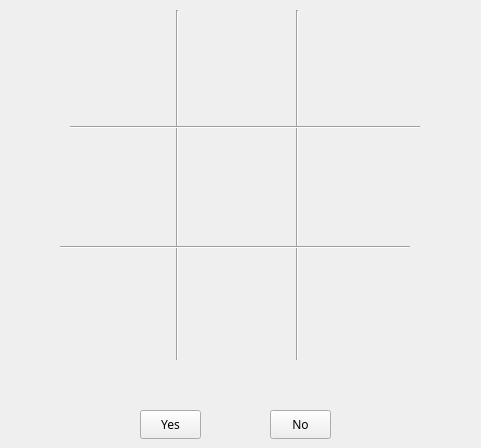
<?xml version="1.0" encoding="UTF-8"?>
<ui version="4.0">
 <class>XO</class>
 <widget class="QWidget" name="XO">
  <property name="geometry">
   <rect>
    <x>0</x>
    <y>0</y>
    <width>481</width>
    <height>448</height>
   </rect>
  </property>
  <property name="font">
   <font>
    <family>Bahnschrift</family>
   </font>
  </property>
  <property name="windowTitle">
   <string>Tic Tac Toe  - Player vs. Player</string>
  </property>
  <widget class="QPushButton" name="button7">
   <property name="geometry">
    <rect>
     <x>70</x>
     <y>260</y>
     <width>90</width>
     <height>90</height>
    </rect>
   </property>
   <property name="font">
    <font>
     <family>Bahnschrift</family>
     <pointsize>36</pointsize>
    </font>
   </property>
   <property name="cursor">
    <cursorShape>PointingHandCursor</cursorShape>
   </property>
   <property name="text">
    <string/>
   </property>
   <property name="checkable">
    <bool>false</bool>
   </property>
   <property name="autoDefault">
    <bool>false</bool>
   </property>
   <property name="default">
    <bool>false</bool>
   </property>
   <property name="flat">
    <bool>true</bool>
   </property>
  </widget>
  <widget class="QPushButton" name="button8">
   <property name="geometry">
    <rect>
     <x>193</x>
     <y>260</y>
     <width>90</width>
     <height>90</height>
    </rect>
   </property>
   <property name="font">
    <font>
     <family>Bahnschrift</family>
     <pointsize>36</pointsize>
    </font>
   </property>
   <property name="cursor">
    <cursorShape>PointingHandCursor</cursorShape>
   </property>
   <property name="text">
    <string/>
   </property>
   <property name="checkable">
    <bool>false</bool>
   </property>
   <property name="autoDefault">
    <bool>false</bool>
   </property>
   <property name="default">
    <bool>false</bool>
   </property>
   <property name="flat">
    <bool>true</bool>
   </property>
  </widget>
  <widget class="QPushButton" name="button9">
   <property name="geometry">
    <rect>
     <x>310</x>
     <y>260</y>
     <width>90</width>
     <height>90</height>
    </rect>
   </property>
   <property name="font">
    <font>
     <family>Bahnschrift</family>
     <pointsize>36</pointsize>
    </font>
   </property>
   <property name="cursor">
    <cursorShape>PointingHandCursor</cursorShape>
   </property>
   <property name="text">
    <string/>
   </property>
   <property name="checkable">
    <bool>false</bool>
   </property>
   <property name="autoDefault">
    <bool>false</bool>
   </property>
   <property name="default">
    <bool>false</bool>
   </property>
   <property name="flat">
    <bool>true</bool>
   </property>
  </widget>
  <widget class="QPushButton" name="button6">
   <property name="geometry">
    <rect>
     <x>310</x>
     <y>140</y>
     <width>90</width>
     <height>90</height>
    </rect>
   </property>
   <property name="font">
    <font>
     <family>Bahnschrift</family>
     <pointsize>36</pointsize>
    </font>
   </property>
   <property name="cursor">
    <cursorShape>PointingHandCursor</cursorShape>
   </property>
   <property name="text">
    <string/>
   </property>
   <property name="checkable">
    <bool>false</bool>
   </property>
   <property name="autoDefault">
    <bool>false</bool>
   </property>
   <property name="default">
    <bool>false</bool>
   </property>
   <property name="flat">
    <bool>true</bool>
   </property>
  </widget>
  <widget class="QPushButton" name="button3">
   <property name="geometry">
    <rect>
     <x>310</x>
     <y>20</y>
     <width>90</width>
     <height>90</height>
    </rect>
   </property>
   <property name="font">
    <font>
     <family>Bahnschrift</family>
     <pointsize>36</pointsize>
    </font>
   </property>
   <property name="cursor">
    <cursorShape>PointingHandCursor</cursorShape>
   </property>
   <property name="text">
    <string/>
   </property>
   <property name="checkable">
    <bool>false</bool>
   </property>
   <property name="autoDefault">
    <bool>false</bool>
   </property>
   <property name="default">
    <bool>false</bool>
   </property>
   <property name="flat">
    <bool>true</bool>
   </property>
  </widget>
  <widget class="QPushButton" name="button2">
   <property name="geometry">
    <rect>
     <x>193</x>
     <y>20</y>
     <width>90</width>
     <height>90</height>
    </rect>
   </property>
   <property name="font">
    <font>
     <family>Bahnschrift</family>
     <pointsize>36</pointsize>
    </font>
   </property>
   <property name="cursor">
    <cursorShape>PointingHandCursor</cursorShape>
   </property>
   <property name="text">
    <string/>
   </property>
   <property name="checkable">
    <bool>false</bool>
   </property>
   <property name="autoDefault">
    <bool>false</bool>
   </property>
   <property name="default">
    <bool>false</bool>
   </property>
   <property name="flat">
    <bool>true</bool>
   </property>
  </widget>
  <widget class="QPushButton" name="button5">
   <property name="geometry">
    <rect>
     <x>193</x>
     <y>140</y>
     <width>90</width>
     <height>90</height>
    </rect>
   </property>
   <property name="font">
    <font>
     <family>Bahnschrift</family>
     <pointsize>36</pointsize>
    </font>
   </property>
   <property name="cursor">
    <cursorShape>PointingHandCursor</cursorShape>
   </property>
   <property name="text">
    <string/>
   </property>
   <property name="checkable">
    <bool>false</bool>
   </property>
   <property name="autoDefault">
    <bool>false</bool>
   </property>
   <property name="default">
    <bool>false</bool>
   </property>
   <property name="flat">
    <bool>true</bool>
   </property>
  </widget>
  <widget class="QPushButton" name="button4">
   <property name="geometry">
    <rect>
     <x>70</x>
     <y>140</y>
     <width>90</width>
     <height>90</height>
    </rect>
   </property>
   <property name="font">
    <font>
     <family>Bahnschrift</family>
     <pointsize>36</pointsize>
    </font>
   </property>
   <property name="cursor">
    <cursorShape>PointingHandCursor</cursorShape>
   </property>
   <property name="text">
    <string/>
   </property>
   <property name="checkable">
    <bool>false</bool>
   </property>
   <property name="autoDefault">
    <bool>false</bool>
   </property>
   <property name="default">
    <bool>false</bool>
   </property>
   <property name="flat">
    <bool>true</bool>
   </property>
  </widget>
  <widget class="QPushButton" name="button1">
   <property name="geometry">
    <rect>
     <x>70</x>
     <y>20</y>
     <width>90</width>
     <height>90</height>
    </rect>
   </property>
   <property name="font">
    <font>
     <family>Bahnschrift</family>
     <pointsize>36</pointsize>
    </font>
   </property>
   <property name="cursor">
    <cursorShape>PointingHandCursor</cursorShape>
   </property>
   <property name="text">
    <string/>
   </property>
   <property name="checkable">
    <bool>false</bool>
   </property>
   <property name="autoDefault">
    <bool>false</bool>
   </property>
   <property name="default">
    <bool>false</bool>
   </property>
   <property name="flat">
    <bool>true</bool>
   </property>
  </widget>
  <widget class="Line" name="line1">
   <property name="geometry">
    <rect>
     <x>170</x>
     <y>10</y>
     <width>15</width>
     <height>350</height>
    </rect>
   </property>
   <property name="font">
    <font>
     <family>Bahnschrift</family>
    </font>
   </property>
   <property name="orientation">
    <enum>Qt::Vertical</enum>
   </property>
  </widget>
  <widget class="Line" name="line2">
   <property name="geometry">
    <rect>
     <x>290</x>
     <y>10</y>
     <width>15</width>
     <height>350</height>
    </rect>
   </property>
   <property name="font">
    <font>
     <family>Bahnschrift</family>
    </font>
   </property>
   <property name="orientation">
    <enum>Qt::Vertical</enum>
   </property>
  </widget>
  <widget class="Line" name="line3">
   <property name="geometry">
    <rect>
     <x>60</x>
     <y>240</y>
     <width>350</width>
     <height>15</height>
    </rect>
   </property>
   <property name="font">
    <font>
     <family>Bahnschrift</family>
    </font>
   </property>
   <property name="orientation">
    <enum>Qt::Horizontal</enum>
   </property>
  </widget>
  <widget class="Line" name="line4">
   <property name="geometry">
    <rect>
     <x>70</x>
     <y>120</y>
     <width>350</width>
     <height>15</height>
    </rect>
   </property>
   <property name="font">
    <font>
     <family>Bahnschrift</family>
    </font>
   </property>
   <property name="orientation">
    <enum>Qt::Horizontal</enum>
   </property>
  </widget>
  <widget class="QLabel" name="currentMessage">
   <property name="geometry">
    <rect>
     <x>50</x>
     <y>370</y>
     <width>371</width>
     <height>41</height>
    </rect>
   </property>
   <property name="font">
    <font>
     <family>Bahnschrift</family>
     <pointsize>12</pointsize>
    </font>
   </property>
   <property name="frameShape">
    <enum>QFrame::NoFrame</enum>
   </property>
   <property name="text">
    <string/>
   </property>
  </widget>
  <widget class="QPushButton" name="yesButton">
   <property name="geometry">
    <rect>
     <x>140</x>
     <y>410</y>
     <width>61</width>
     <height>29</height>
    </rect>
   </property>
   <property name="text">
    <string>Yes</string>
   </property>
  </widget>
  <widget class="QPushButton" name="noButton">
   <property name="enabled">
    <bool>true</bool>
   </property>
   <property name="geometry">
    <rect>
     <x>270</x>
     <y>410</y>
     <width>61</width>
     <height>29</height>
    </rect>
   </property>
   <property name="text">
    <string>No</string>
   </property>
  </widget>
 </widget>
 <resources/>
 <connections/>
</ui>
